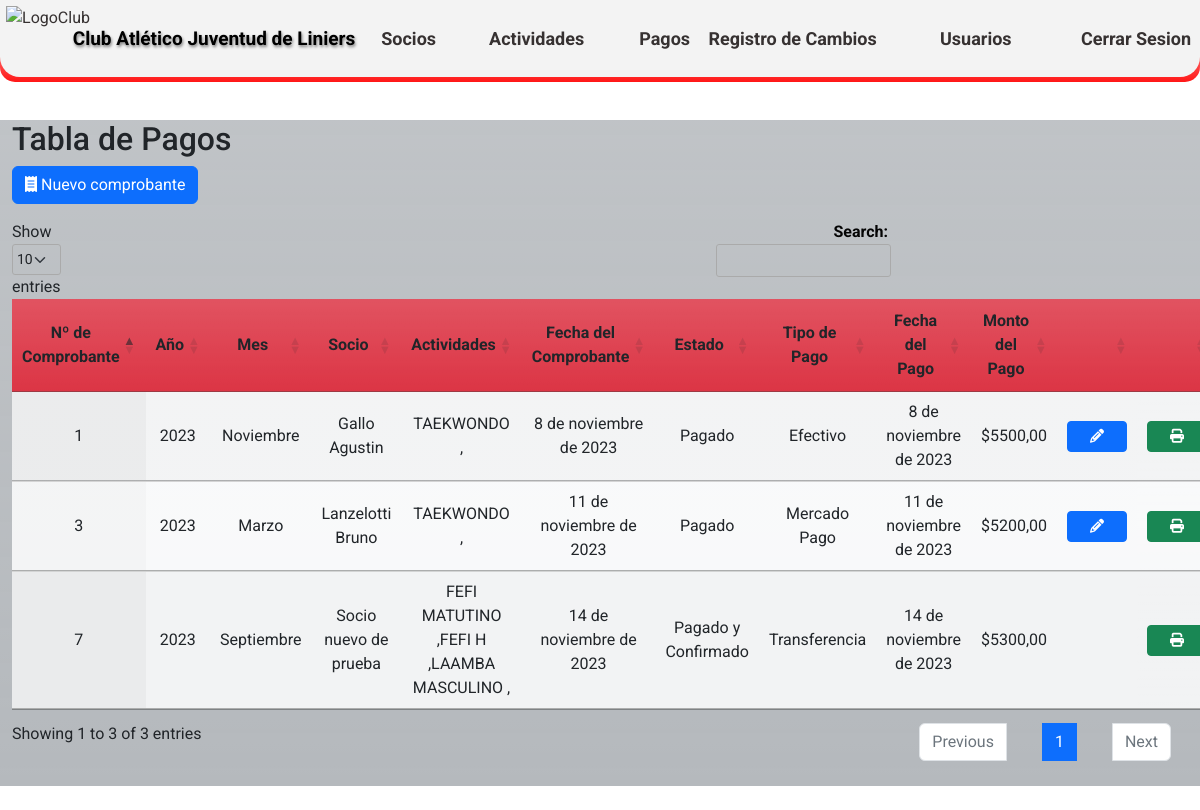
Screenshot of /pagos/ (signed in) with the database file from the repository.
### CAJL/aplications/payments/models.py (models this page shows, shortened)
class payments (models.Model):
    EST_CHOICES =(
        ('0','Pagado'),
        ('1','Pago Parcial'),
        ('2','Pagado y Confirmado'),
        ('3', 'No Definido'),
    )
    TIP_CHOICES =(
        ('0','Efectivo'),
        ('1','Mercado Pago'),
        ('2','Transferencia'),
        ('3','No Definido'),
    )
    MES_CHOICES =(
        ('0', 'Enero'),
        ('1', 'Febrero'),
        ('2', 'Marzo'),
        ('3', 'Abril'),
        ('4', 'Mayo'),
        ('5', 'Junio'),
        ('6', 'Julio'),
        ('7', 'Agosto'),
        ('8', 'Septiembre'),
        ('9', 'Octubre'),
        ('10', 'Noviembre'),
        ('11', 'Diciembre'),
    )
    fecha_comprobante = models.DateField('Fecha del comprobante', null=True)
    anio = models.IntegerField('Año facturado', blank=True)
    mes = models.CharField('Mes facturado',max_length=2,choices=MES_CHOICES, blank=True)
    socio = models.ForeignKey(partners, on_delete=models.CASCADE)
    actividades = models.ManyToManyField(activities)
    observacion = models.CharField('Observación',max_length=50, blank=True)
    estado = models.CharField('Estado',max_length=1, choices=EST_CHOICES)
    tipo_pago = models.CharField('Tipo de pago',max_length=1, choices=TIP_CHOICES)
    nombre_quien_paga = models.CharField ('Nombre de la persona que paga', max_length=30, blank=True)
    fecha_pago = models.DateField ('Fecha del pago',null=True, blank=True)
    monto_pago = models.DecimalField('Monto del pago',max_digits=10, decimal_places=2)
    user = models.ForeignKey(User, on_delete=models.CASCADE)
    class Meta:
        verbose_name = 'Pago'
        verbose_name_plural = 'Pagos del club'
        ordering = ['-fecha_comprobante']

### CAJL/aplications/partners/models.py (models this page shows, shortened)
class partners (models.Model):
    nombre_completo = models.CharField('Nombre completo', max_length=50, validators=[letters_only_validator], blank=True, null=True)
    dni = models.IntegerField('DNI',blank=True, null=True)
    fecha_nacimiento = models.DateField('Fecha de nacimiento',blank=True, null=True)
    direccion = models.CharField('Dirección', max_length=50, blank=True, null=True)
    DISTRICT_CHOICES = location.LOC_CHOICES
    distrito = models.CharField('Distrito',max_length=2, choices=DISTRICT_CHOICES, blank=True, null=True)
    localidad = models.ForeignKey(location, on_delete=models.CASCADE, blank=True, null=True)
    telefono1 = models.CharField('Teléfono 1',max_length=15, blank=True, null=True)
    telefono2 = models.CharField('Teléfono 2',max_length=15,blank=True, null=True)
    actividades = models.ManyToManyField(activities)
    correo = models.EmailField('Email',max_length=40,blank=True, null=True)
    descripcion = models.CharField('Descripción',max_length=50, blank=True, null=True)
    apto_fisico = models.BooleanField('Apto físico',default=False)
    fecha_emisión_apto_físico = models.DateField ('Fecha de emisión del apto físico',blank=True, null=True)
    fecha_emisión_fichaje = models.DateField ('Fecha de emisión del fichaje',blank=True, null=True)
    compite = models.BooleanField('Fichado',default=False)
    socio_activo = models.BooleanField('Socio activo',default=False)
    user = models.ForeignKey(User, on_delete=models.CASCADE)
    class Meta:
        verbose_name = 'Socio'
        verbose_name_plural = 'Socios del club'
        ordering = ['id']

### CAJL/aplications/activities/models.py (models this page shows, shortened)
class activities (models.Model):
    ACTIV_CHOICES =(
        ('0', 'Mensual'),
        ('1', 'Porcentaje'),
        ('2', 'Alquiler'),
    )
    nombre_actividad = models.CharField ('Nombre de la actividad',max_length=30)
    tipo_actividad = models.CharField('Tipo de cobro de la actividad',max_length=2, choices=ACTIV_CHOICES, default='0')
    descripcion = models.CharField('Descripción', max_length=50, blank=True)
    user = models.ForeignKey(User, on_delete=models.CASCADE)
    class Meta:
        verbose_name = 'Actividad'
        verbose_name_plural = 'Actividades del club'
        ordering = ['id']

### CAJL/aplications/payments/views.py (the view)
# urls.py: path('pagos/', views.payments_list, name='payments_list'),
@login_required
def payments_list(request):
    payments_data = payments.objects.all()
    context = {'payments_data': payments_data}
    return render(request, 'payments/payments_list.html', context)

### templates/payments/payments_list.html (shortened to what this page needs)
{% extends 'loginregister/base.html' %}
{% block content %}
{% load static %}
<!DOCTYPE html>
<html>
<head>
    <link rel="stylesheet" type="text/css" href={% static 'css/Estilos_DT.css' %} media="screen">
    <link rel="stylesheet" href="https://cdnjs.cloudflare.com/ajax/libs/font-awesome/6.2.0/css/all.min.css"/>
    <link rel="stylesheet" type="text/css" href="https://cdn.datatables.net/1.10.25/css/jquery.dataTables.min.css">
</head>
<body>
    <br>
    <br>
    <br>
    <br>
    <div class="container h-60 my-4">
        <div class="row">
            <div class="col-xl-12 bg-secondary bg-gradient bg-opacity-50">
                <h2>Tabla de Pagos</h2>
                <div class="row mb-3">
                    <div class="col-md-6">
                        <button id="btn_Comprobante" class="btn btn-primary"><i class="fa-solid fa-receipt"></i></i> Nuevo comprobante</button>
                    </div>
                </div>
            <table id="payments-table" class="display table table-striped">
                <thead>
                    <tr class="bg-danger bg-gradient">
                        <th class="centered bg-danger bg-gradient">Nº de Comprobante</th>
                        <th class="centered bg-danger bg-gradient">Año</th>
                        <th class="centered bg-danger bg-gradient">Mes</th>
                        <th class="centered bg-danger bg-gradient">Socio</th>
                        <th class="centered bg-danger bg-gradient">Actividades</th>
                        <th class="centered bg-danger bg-gradient">Fecha del Comprobante</th>
                        <th class="centered bg-danger bg-gradient">Estado</th>
                        <th class="centered bg-danger bg-gradient">Tipo de Pago</th>
                        <th class="centered bg-danger bg-gradient">Fecha del Pago</th>
                        <th class="centered bg-danger bg-gradient">Monto del Pago</th>
                        <th class="centered bg-danger bg-gradient"></th>
                        <th class="centered bg-danger bg-gradient"></th>
                    </tr>
                </thead>
                <tbody class="bg-light bg-gradient">
                        {% for payment in payments_data %}
                    <tr>
                        <td class="centered">{{ payment.id}}</td>
                        <td class="centered">{{ payment.anio}}</td>
                        <td class="centered">{{ payment.get_mes_display}}</td>
                        <td class="centered">{{ payment.socio.nombre_completo }}</td>
                        <td class="centered">{% for actividad in payment.actividades.all %}{{ actividad.nombre_actividad }} ,{% endfor %}</td>
                        <td class="centered">{{ payment.fecha_comprobante }}</td>
                        <td class="centered">{{ payment.get_estado_display }}</td>
                        <td class="centered">{{ payment.get_tipo_pago_display }}</td>
                        <td class="centered">{{ payment.fecha_pago }}</td>
                        <td class="centered">${{ payment.monto_pago }}</td>
                        <td class="centered">
                            {% if payment.estado != '2' %}
                                <a href={% url 'detalles_comprobante' payments_id=payment.id %} class="btn btn-sm btn-primary btn-custom-width">
                                    <i class="fas fa-pencil-alt"></i>
                                </a>
                            {% endif %}
                        </td>
                        <td class="centered">
                            <a href={% url 'imprimir_comprobante' payments_id=payment.id %} class="btn btn-sm btn-success btn-custom-width">
                                <i class="fas fa-print"></i>
                            </a>
                        </td>
                    </tr>
                        {% endfor %}
                </tbody>
            </table>
        </div>
    </div>
</div>
</body>
</html>
{% endblock %}

### static/css/EstilosHome1.css (style rules this page uses)
* { margin: 0; padding: 0; box-sizing: border-box; font-family: 'Roboto', sans-serif; }
body { background-color: #d1d6c1; margin: 0; padding: 0; background-image: url('https://github.com/MarcoNu97/Proyectos-Django/blob/main/Club-Atletico-Juventud-De-Liniers/static/images/Interior%20del%20Club.jpg?raw=true'); background-size: cover; background-position: center; background-attachment: fixed; background-repeat: no-repeat; }

### static/css/Estilos_DT.css (style rules this page uses)
div.container { max-width: 1300px; }
.centered { text-align: center !important; vertical-align: middle !important; }
.btn-custom-width { width: 60px; }

### rows the page displays
payments: id "7", anio "2023", mes "Septiembre", socio.nombre_completo "Socio nuevo de prueba", fecha_comprobante "14 de noviembre de 2023", estado "Pagado y Confirmado", tipo_pago "Transferencia", fecha_pago "14 de noviembre de 2023", monto_pago "5300,00"
activities: nombre_actividad "FEFI MATUTINO"
activities: nombre_actividad "FEFI H"
activities: nombre_actividad "LAAMBA MASCULINO"
payments: id "3", anio "2023", mes "Marzo", socio.nombre_completo "Lanzelotti Bruno", fecha_comprobante "11 de noviembre de 2023", estado "Pagado", tipo_pago "Mercado Pago", fecha_pago "11 de noviembre de 2023", monto_pago "5200,00"
activities: nombre_actividad "TAEKWONDO"
payments: id "1", anio "2023", mes "Noviembre", socio.nombre_completo "Gallo Agustin", fecha_comprobante "8 de noviembre de 2023", estado "Pagado", tipo_pago "Efectivo", fecha_pago "8 de noviembre de 2023", monto_pago "5500,00"
